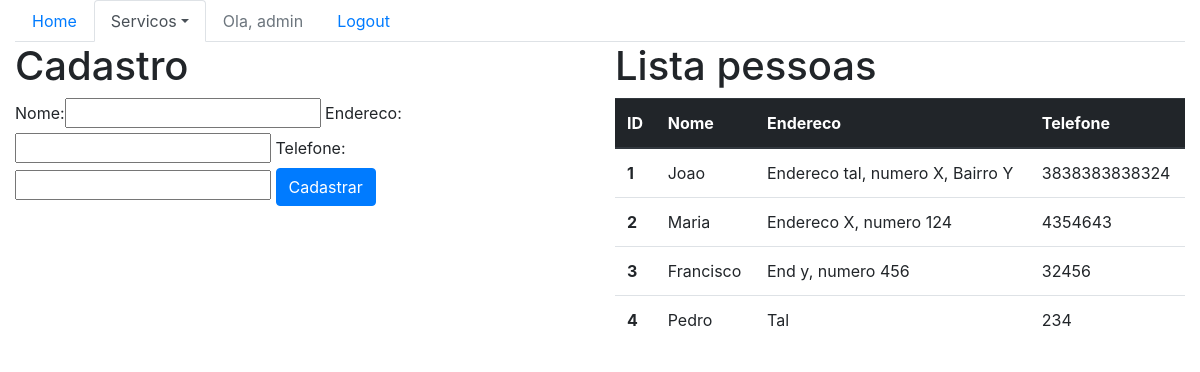
The app's page /sistema/pessoas/ (signed in), older data.
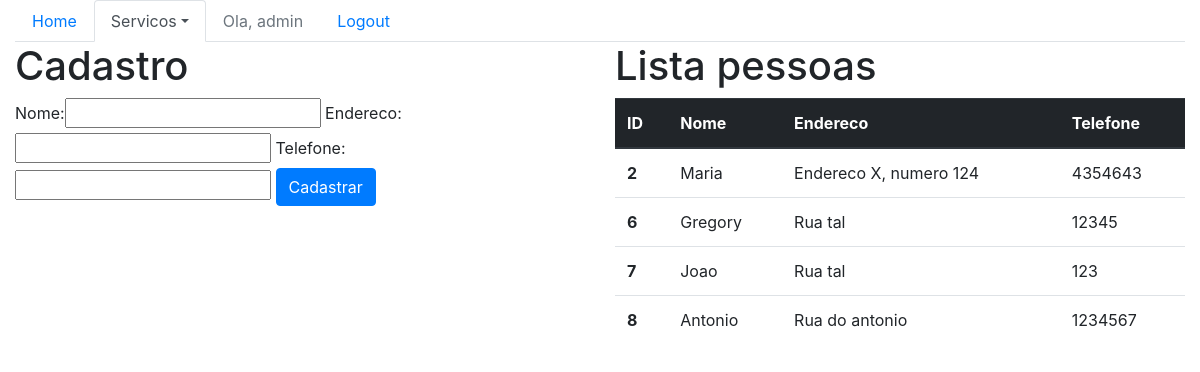
The same page, newer data.
### core/models.py (models this page shows, shortened)
class Pessoa(models.Model):
    nome = models.CharField(max_length=100)
    endereco = models.CharField(max_length=200)
    telefone = models.CharField(max_length=20)

### core/views.py (the view)
@login_required()
def lista_pessoas(request):
    pessoas = Pessoa.objects.all()
    form = PessoaForm()
    data = {'pessoas': pessoas, 'form': form}
    return render(request, 'core/lista_pessoas.html', data)

### core/forms.py
class PessoaForm(ModelForm):
    class Meta:
        model = Pessoa
        fields = '__all__'

### core/templates/core/lista_pessoas.html (shortened to what this page needs)
{% extends 'base.html' %}
{% load bootstrap %}
{% block menu%}
    <ul class="nav nav-tabs">
        <li class="nav-item">
            <a class="nav-link" href="{% url 'core_home' %}">Home</a>
        </li>
        <li class="nav-item dropdown">
        <li class="nav-item active dropdown">
            <a class="nav-link dropdown-toggle active" data-toggle="dropdown" href="#" role="button" aria-haspopup="true" aria-expanded="false">Servicos</a>
        </li>
        {% if user.is_authenticated %}
            <li class="nav-item">
                    <a class="nav-link disabled" href="">Ola, {{ user }}</a>
            </li>
            <li class="nav-item">
                    <a class="nav-link" href="{% url 'logout' %}">Logout</a>
            </li>
        {% else %}
            <li class="nav-item">
                    <a class="nav-link" href="{% url 'login' %}">Login</a>
            </li>
        {% endif %}
    </ul>
{% endblock %}
{% block main %}
<div class="row">
    <div class="col-sm-6">
            <h1>Cadastro</h1>
        <form action="{% url 'core_pessoa_novo' %}" method="POST">
            {{ form|bootstrap }}
            <button type="submit" class="btn btn-primary">Cadastrar</button>
        </form>
    </div>
    <div class="col-sm-6">
            <h1>Lista pessoas</h1>
            <table class="table">
                <thead class="thead-dark">
                    <tr>
                    <th scope="col">ID</th>
                    <th scope="col">Nome</th>
                    <th scope="col">Endereco</th>
                    <th scope="col">Telefone</th>
                    </tr>
                </thead>
                <tbody>
                    {% for pessoa in pessoas%}
                    <tr>
                    <th scope="row">{{ pessoa.id }}</th>
                    <td>{{ pessoa.nome }}</td>
                    <td>{{ pessoa.endereco }}</td>
                    <td>{{ pessoa.telefone }}</td>
                    </tr>
                    {% endfor %}
                </tbody>
            </table>
    </div>
</div>
{% endblock %}

### templates/base.html (shortened to what this page needs)
{% load static %}
<!DOCTYPE html>
<html lang="en">
<head>
    <link rel="stylesheet" href="{% static 'bootstrap/css/bootstrap.css' %}">
</head>
<body>
<div class="container-fluid">
    {% block menu%}
    {% endblock %}
    {% block main %}
    {% endblock %}
</div>
</body>
</html>

Row changes from the older to the newer data that the page shows:
removed Pessoa: id "1", nome "Joao", endereco "Endereco tal, numero X, Bairro Y", telefone "3838383838324"
removed Pessoa: id "3", nome "Francisco", endereco "End y, numero 456", telefone "32456"
removed Pessoa: id "4", nome "Pedro", endereco "Tal", telefone "234"
added Pessoa: id "6", nome "Gregory", endereco "Rua tal", telefone "12345"
added Pessoa: id "7", nome "Joao", endereco "Rua tal", telefone "123"
added Pessoa: id "8", nome "Antonio", endereco "Rua do antonio", telefone "1234567"
